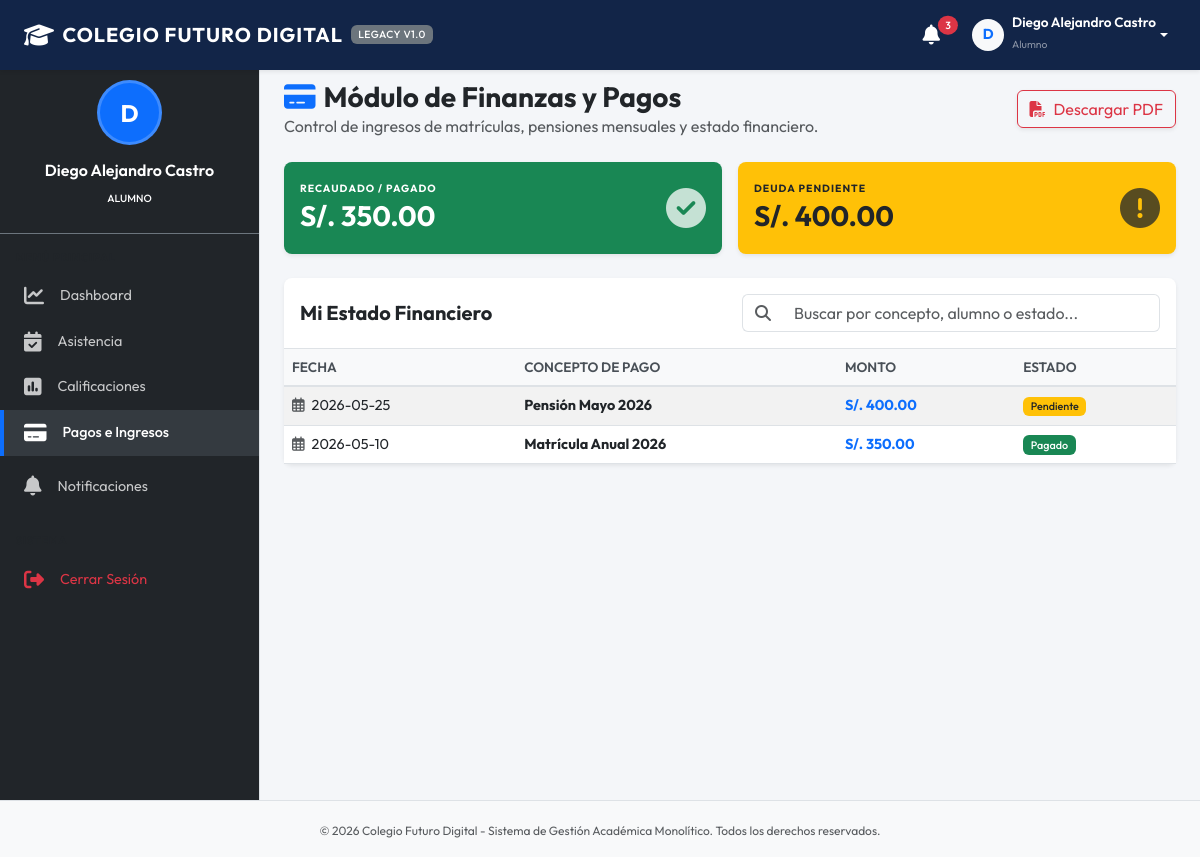
Before: /modules/pagos.php (signed in) with the older database file.
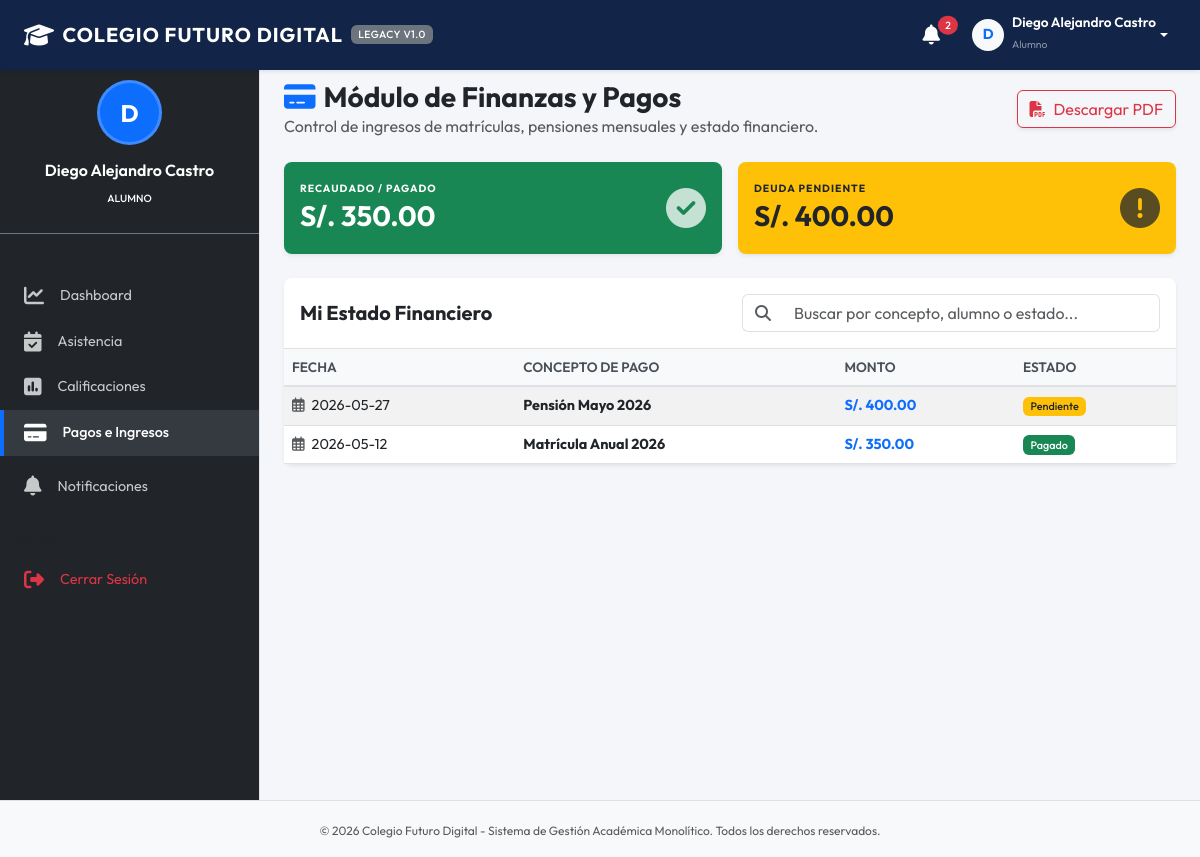
After: the same page with the newer database file.
### tables this page shows
CREATE TABLE pagos (
            id INTEGER PRIMARY KEY AUTOINCREMENT,
            alumno_id INTEGER NOT NULL,
            monto REAL NOT NULL,
            fecha TEXT NOT NULL,
            concepto TEXT NOT NULL,
            estado TEXT DEFAULT 'Pendiente' CHECK(estado IN ('Pagado', 'Pendiente', 'Vencido')),
            FOREIGN KEY (alumno_id) REFERENCES alumnos(id) ON DELETE CASCADE
        );

### modules/pagos.php (the view, shortened to what the changed rows need)
<?php
require_once __DIR__ . '/../config/db.php';
$rol = $_SESSION['usuario_rol'];
$userId = $_SESSION['usuario_id'];
$can_modify = in_array($rol, ['Director', 'Administrador']);
$action = $_GET['action'] ?? 'list';
$alumnoId = null;
if (!$can_modify) {
    if ($rol === 'Padre de familia') {
        $alumnoId = $pdo->query("SELECT id FROM alumnos LIMIT 1")->fetchColumn();
        $alumnoNombre = $pdo->query("SELECT nombre || ' ' || apellido FROM alumnos LIMIT 1")->fetchColumn();
    } else {
        $stmtAl = $pdo->prepare("SELECT id, nombre || ' ' || apellido as full_name FROM alumnos WHERE usuario_id = ?");
        $stmtAl->execute([$userId]);
        $alData = $stmtAl->fetch();
        $alumnoId = $alData['id'] ?? null;
    }
}
require_once __DIR__ . '/../includes/header.php';
require_once __DIR__ . '/../includes/sidebar.php';
?>
<div class="d-flex justify-content-between align-items-center mb-4">
    <div>
        <h1 class="h3 mb-0 text-dark fw-bold"><i class="fa-solid fa-credit-card me-2 text-primary"></i>Módulo de Finanzas y Pagos</h1>
    </div>
</div>
<?php if ($action === 'list'): ?>
    <?php
    try {
        if ($can_modify) {
            $stmt = $pdo->query("
                SELECT p.*, a.nombre as al_nombre, a.apellido as al_apellido, a.documento
                FROM pagos p
                JOIN alumnos a ON p.alumno_id = a.id
                ORDER BY p.fecha DESC
            ");
            $pagos = $stmt->fetchAll();
            $total_pagado = $pdo->query("SELECT SUM(monto) FROM pagos WHERE estado = 'Pagado'")->fetchColumn() ?: 0.0;
            $total_deuda = $pdo->query("SELECT SUM(monto) FROM pagos WHERE estado = 'Pendiente'")->fetchColumn() ?: 0.0;
        } else {
            $stmt = $pdo->prepare("
                SELECT p.*, a.nombre as al_nombre, a.apellido as al_apellido, a.documento
                FROM pagos p
                JOIN alumnos a ON p.alumno_id = a.id
                WHERE p.alumno_id = ?
                ORDER BY p.fecha DESC
            ");
            $stmt->execute([$alumnoId]);
            $pagos = $stmt->fetchAll();
        }
    } catch (PDOException $e) {
        echo "<div class='alert alert-danger'>Error al cargar pagos: " . $e->getMessage() . "</div>";
        $pagos = [];
    }
    ?>
    <div class="card bg-white shadow-sm border-0">
        <div class="card-body p-0">
            <div class="table-responsive">
                <table class="table table-hover table-striped align-middle mb-0">
                    <thead>
                        <tr>
                            <th>Fecha</th>
                            <th>Concepto de Pago</th>
                            <th>Monto</th>
                            <th>Estado</th>
                        </tr>
                    </thead>
                    <tbody>
                        <?php if (empty($pagos)): ?>
                            <tr>
                                <td colspan="<?php echo $can_modify ? '6' : '4'; ?>" class="text-center py-4 text-muted">No se registran transacciones de pago.</td>
                            </tr>
                        <?php else: ?>
                            <?php foreach ($pagos as $p): ?>
                                <tr>
                                    <td><i class="fa-regular fa-calendar-days me-1 text-muted"></i> <?php echo htmlspecialchars($p['fecha']); ?></td>
                                    <td class="fw-bold text-dark"><?php echo htmlspecialchars($p['concepto']); ?></td>
                                    <td class="fw-bold text-primary">S/. <?php echo number_format($p['monto'], 2); ?></td>
                                    <td>
                                        <?php
                                        $badgeColor = 'bg-success';
                                        if ($p['estado'] === 'Pendiente') $badgeColor = 'bg-warning text-dark';
                                        elseif ($p['estado'] === 'Vencido') $badgeColor = 'bg-danger';
                                        ?>
                                        <span class="badge <?php echo $badgeColor; ?>"><?php echo $p['estado']; ?></span>
                                    </td>
                                </tr>
                            <?php endforeach; ?>
                        <?php endif; ?>
                    </tbody>
                </table>
            </div>
        </div>
    </div>
<?php endif; ?>
<?php
require_once __DIR__ . '/../includes/footer.php';
?>

### includes/header.php (shortened to what the changed rows need)
<?php
$is_module = (strpos($_SERVER['SCRIPT_NAME'], '/modules/') !== false);
$base_path = $is_module ? '../' : './';
require_once __DIR__ . '/../config/db.php';
$notif_count = 0;
try {
    $stmtNotif = $pdo->prepare("SELECT COUNT(*) FROM notificaciones WHERE usuario_id = ? AND leido = 0");
    $stmtNotif->execute([$_SESSION['usuario_id']]);
    $notif_count = $stmtNotif->fetchColumn();
} catch (PDOException $e) {
}
?>
<!DOCTYPE html>
<html lang="es">
<head>
    <link href="https://cdn.jsdelivr.net/npm/bootstrap@5.3.0/dist/css/bootstrap.min.css" rel="stylesheet">
    <link href="https://cdnjs.cloudflare.com/ajax/libs/font-awesome/6.4.0/css/all.min.css" rel="stylesheet">
    <link href="<?php echo $base_path; ?>assets/css/style.css" rel="stylesheet">
</head>
<body>
    <nav class="navbar navbar-expand-lg navbar-dark bg-primary-dark fixed-top shadow-sm">
        <div class="container-fluid px-4">
            <div class="collapse navbar-collapse" id="navbarContent">
                <ul class="navbar-nav ms-auto align-items-center">
                    <li class="nav-item me-3 position-relative">
                        <a class="nav-link text-white d-flex align-items-center" href="<?php echo $base_path; ?>modules/notificaciones.php" title="Notificaciones del sistema">
                            <i class="fa-solid fa-bell fs-5"></i>
                            <?php if ($notif_count > 0): ?>
                                <span class="position-absolute top-1 start-100 translate-middle badge rounded-pill bg-danger" style="font-size: 0.65rem;">
                                    <?php echo $notif_count; ?>
                                </span>
                            <?php endif; ?>
                        </a>
                    </li>
                </ul>
            </div>
        </div>
    </nav>
    <div class="wrapper">

Changed rows visible on the page:
changed pagos "Pensión Mayo 2026": fecha "2026-05-25" → "2026-05-27"
changed pagos "Matrícula Anual 2026": fecha "2026-05-10" → "2026-05-12"
Other visible differences:
$notif_count: "3" → "2"
